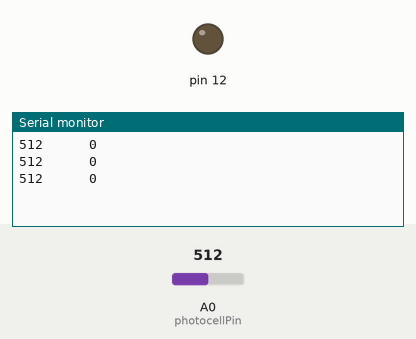
Recording of a sketch running on a simulated Arduino Uno, built with avr-gcc and run on an emulated ATmega328P. On the bench: output pins drawn as LEDs (lit = HIGH), the last lines printed to the serial monitor. Inputs (shaded band) come from the test bench; at power-on: A0 (photocellPin) = 512.

Above: at 1.2 s.
1.3 s: A0 (photocellPin) set to 597
At 1.9 s:
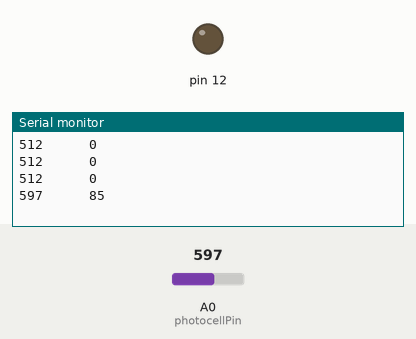
2.8 s: A0 (photocellPin) set to 629
At 3.4 s:
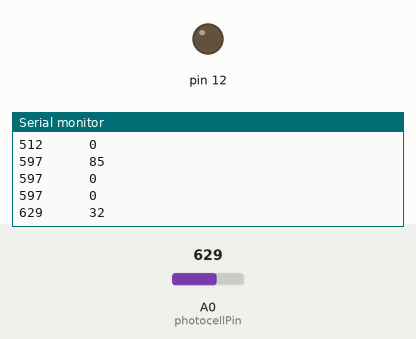
4.3 s: A0 (photocellPin) set to 722
At 4.9 s:
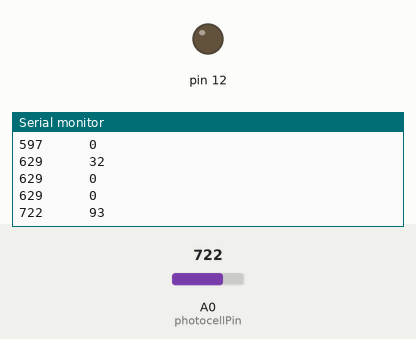
5.8 s: A0 (photocellPin) set to 742
At 6.4 s:
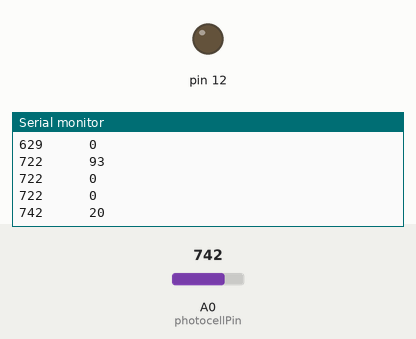
7.3 s: A0 (photocellPin) set to 828
At 7.9 s:
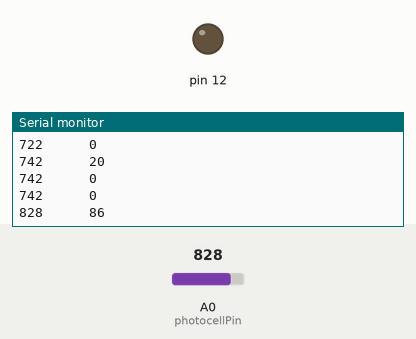
8.8 s: A0 (photocellPin) set to 851
At 9.4 s:
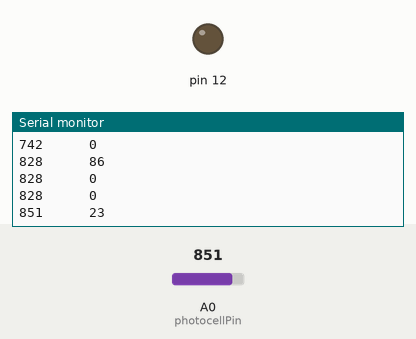
Timing chart, 0 to 11.3 s (numbered marks = the images above; inputs shaded):
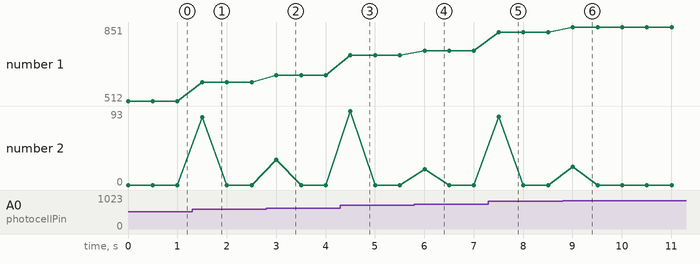

Measured:
- after the input at 1.3 s, the serial monitor: prints a new line after 0.20 s (image 1)
- after the input at 2.8 s, the serial monitor: prints a new line after 0.20 s (image 2)
- after the input at 4.3 s, the serial monitor: prints a new line after 0.20 s (image 3)
- after the input at 5.8 s, the serial monitor: prints a new line after 0.21 s (image 4)
- after the input at 7.3 s, the serial monitor: prints a new line after 0.21 s (image 5)
- after the input at 8.8 s, the serial monitor: prints a new line after 0.21 s (image 6)
- plotted number 1: 512 → 597 after the input at 1.3 s, 597 → 629 after the input at 2.8 s, 629 → 722 after the input at 4.3 s, 722 → 742 after the input at 5.8 s, 742 → 828 after the input at 7.3 s

The sketch:

photocell.ino
```cpp
#include <EEPROM.h>

#include <Wire.h>


int photocellPin = A0;

int photocellVal = 0;

int previousBrightness=0;


void setup() {

  Serial.begin(9600);

  pinMode(photocellPin, INPUT);
  pinMode(12, OUTPUT);


  Serial.begin(9600);

  previousBrightness = analogRead(photocellPin);// read the analog from photocell

}

void loop() {
  digitalWrite(12, LOW);

  int photocellVal = analogRead(photocellPin);// read the analog from photocell


  Serial.print(photocellVal);
  Serial.print("      ");
  Serial.println(photocellVal-previousBrightness);


  if (previousBrightness==0) {
    Serial.println("404");
  }

  if (photocellVal-previousBrightness>100) {
    Serial.print(photocellVal-previousBrightness);
    Serial.println("                 Activate next");
    int counter=0;
    while (counter<2)
    {
    digitalWrite(12, HIGH);
    delay(2000);
    digitalWrite(12, LOW);
    delay(4000);
    counter++;
    }

  }


  previousBrightness = photocellVal;
  delay(500);


 }
```
